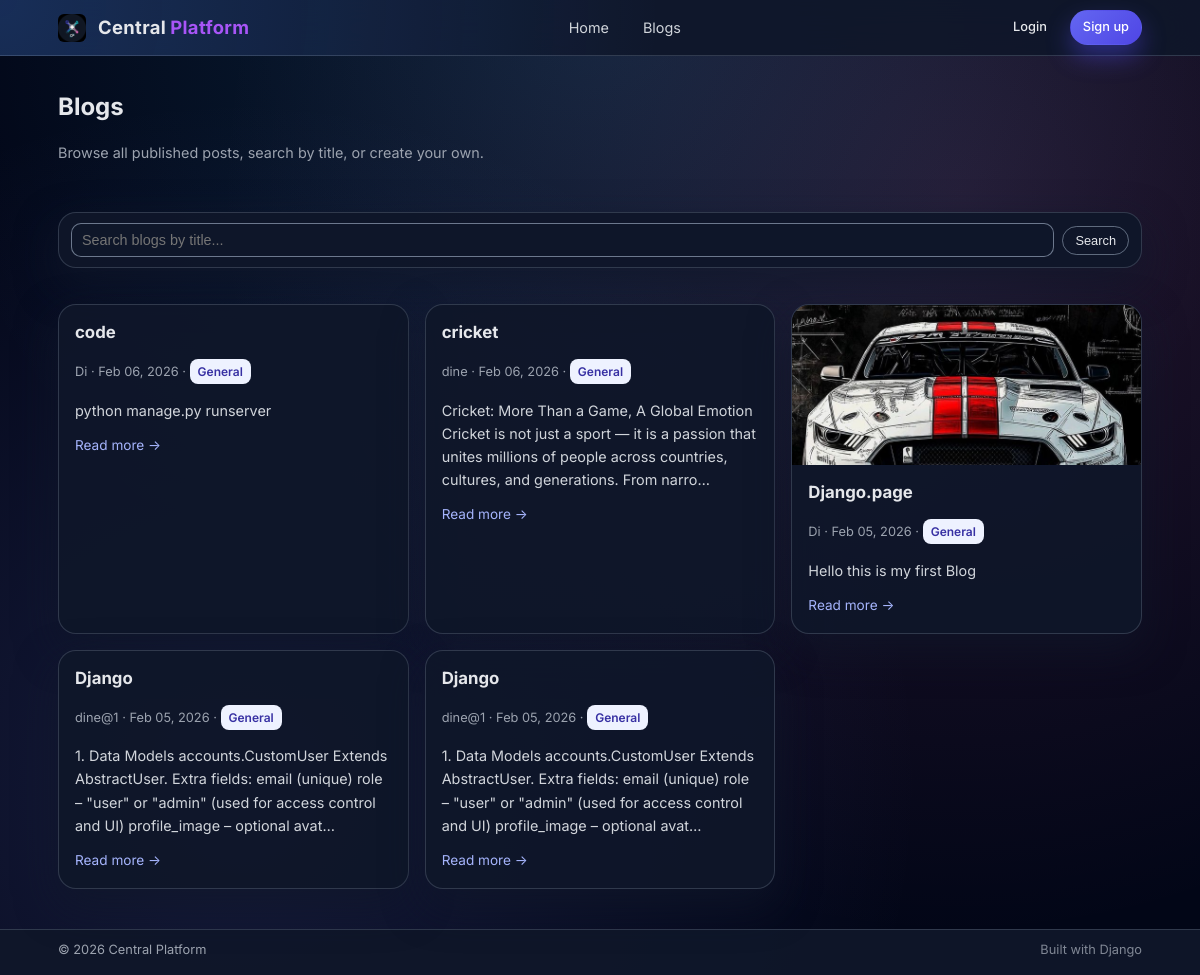
The app's page /blogs/ with its own data.
### blogs/models.py (models this page shows, shortened)
class Blog(models.Model):
    STATUS_CHOICES = (
        ("draft", "Draft"),
        ("published", "Published"),
    )
    CATEGORY_CHOICES = (
        ("Technology", "Technology"),
        ("Education", "Education"),
        ("Health", "Health"),
        ("Travel", "Travel"),
        ("Business", "Business"),
        ("Lifestyle", "Lifestyle"),
        ("Sports", "Sports"),
        ("General", "General"),
    )
    title = models.CharField(max_length=255)
    content = models.TextField()
    category = models.CharField(
        max_length=50,
        default="General",
        blank=True
    )
    author = models.ForeignKey(
        settings.AUTH_USER_MODEL,
        on_delete=models.CASCADE,
        related_name="blogs",
    )
    image = models.ImageField(
        upload_to="blog_images/", blank=True, null=True
    )
    status = models.CharField(
        max_length=10,
        choices=STATUS_CHOICES,
        default="draft"
    )
    created_at = models.DateTimeField(auto_now_add=True)
    updated_at = models.DateTimeField(auto_now=True)
    class Meta:
        ordering = ["-created_at"]

### accounts/models.py (models this page shows, shortened)
class CustomUser(AbstractUser):
    ROLE_CHOICES = (
        ('user', 'User'),
        ('admin', 'Admin'),
    )
    email = models.EmailField(unique=True)
    role = models.CharField(max_length=10, choices=ROLE_CHOICES, default='user')
    profile_image = models.ImageField(
        upload_to='profile_images/', blank=True, null=True
    )

### blogs/views.py (the view)
# urls.py: path("", views.blog_list, name="blog_list"),
def blog_list(request):
    blogs = Blog.objects.all()
    if not request.user.is_authenticated or getattr(request.user, "role", "user") != "admin":
        blogs = blogs.filter(status="published")
    query = request.GET.get("q")
    if query:
        blogs = blogs.filter(title__icontains=query)
    paginator = Paginator(blogs, 5)  # 5 blogs per page
    page_number = request.GET.get("page")
    page_obj = paginator.get_page(page_number)
    context = {
        "page_obj": page_obj,
        "blogs": page_obj,
        "query": query or "",
    }
    return render(request, "blog_list.html", context)

### templates/blog_list.html (shortened to what this page needs)
{% extends "base.html" %}
{% block content %}
<section class="page">
    <div class="page-header">
        <div>
            <h1>Blogs</h1>
            <p class="muted">Browse all published posts, search by title, or create your own.</p>
        </div>
    </div>
    <form method="get" class="card search-card">
        <div class="search-row">
            <input type="text" name="q" placeholder="Search blogs by title..." value="{{ query }}">
            <button type="submit" class="btn btn-outline btn-sm">Search</button>
        </div>
    </form>
    <div class="card-grid">
        {% for blog in blogs %}
            <article class="card card-blog">
                {% if blog.image %}
                    <div class="card-image">
                        <img src="{{ blog.image.url }}" alt="{{ blog.title }}">
                    </div>
                {% endif %}
                <div class="card-body">
                    <h2 class="card-title">
                        <a href="{% url 'blogs:blog_detail' blog.pk %}">{{ blog.title }}</a>
                    </h2>
                    <p class="card-meta">
    {{ blog.author.username }} · {{ blog.created_at|date:"M d, Y" }}
    {% if blog.category %}
        · <span class="badge badge-category">{{ blog.category }}</span>
    {% endif %}
</p>
                    <p class="card-text">{{ blog.content|truncatechars:180 }}</p>
                    <a href="{% url 'blogs:blog_detail' blog.pk %}" class="card-link">
                        Read more →
                    </a>
                </div>
            </article>
        {% empty %}
            <p class="muted">No blogs found.</p>
        {% endfor %}
    </div>
</section>
{% endblock %}

### templates/base.html (shortened to what this page needs)
{% load static %}
<!DOCTYPE html>
<html lang="en">
<head>
    <link rel="stylesheet" href="{% static 'css/style.css' %}">
</head>
<body>
<header>
    <nav class="navbar">
        <div class="nav-inner">
            <div class="nav-left">
                <a href="{% url 'home' %}" class="brand">
                    <img src="{% static 'images/logo.png' %}" alt="Central Platform Logo" class="brand-logo">
                    Central<span>Platform</span>
                </a>
            </div>
            <div class="nav-center">
                <a href="{% url 'home' %}">Home</a>
                <a href="{% url 'blogs:blog_list' %}">Blogs</a>
            </div>
            <div class="nav-right">
                {% if user.is_authenticated %}
                    <span class="nav-user">
                        {{ user.username }}{% if user.role == 'admin' %} · Admin{% endif %}
                    </span>
                    <a href="{% url 'accounts:profile' %}" class="btn btn-ghost btn-sm">Profile</a>
                    <a href="{% url 'accounts:logout' %}" class="btn btn-outline btn-sm">Logout</a>
                {% else %}
                    <a href="{% url 'accounts:login' %}" class="btn btn-ghost btn-sm">Login</a>
                    <a href="{% url 'accounts:register' %}" class="btn btn-primary btn-sm">Sign up</a>
                {% endif %}
            </div>
        </div>
    </nav>
</header>
<main class="main">
    <div class="container">
        {% block content %}{% endblock %}
    </div>
</main>
<footer class="site-footer">
    <div class="container footer-inner">
        <span>© {% now "Y" %} Central Platform</span>
        <span class="footer-meta">Built with Django</span>
    </div>
</footer>
</body>
</html>

### records on screen
Blog: title "code", author.username "Di", created_at "Feb 06, 2026", category "General", content "python manage.py runserver"
Blog: title "cricket", author.username "dine", created_at "Feb 06, 2026", category "General", content "Cricket: More Than a Game, A Global Emotion Cricket is not just a sport — it is a passion that unites millions of people across countries, cultures, and generations. From narro…"
Blog: image (picture), title "Django.page", author.username "Di", created_at "Feb 05, 2026", category "General", content "Hello this is my first Blog"
Blog: title "Django", author.username "dine@1", created_at "Feb 05, 2026", category "General", content "1. Data Models accounts.CustomUser Extends AbstractUser. Extra fields: email (unique) role – \"user\" or \"admin\" (used for access control and UI) profile_image – optional avat…"
Blog: title "Django", author.username "dine@1", created_at "Feb 05, 2026", category "General", content "1. Data Models accounts.CustomUser Extends AbstractUser. Extra fields: email (unique) role – \"user\" or \"admin\" (used for access control and UI) profile_image – optional avat…"
